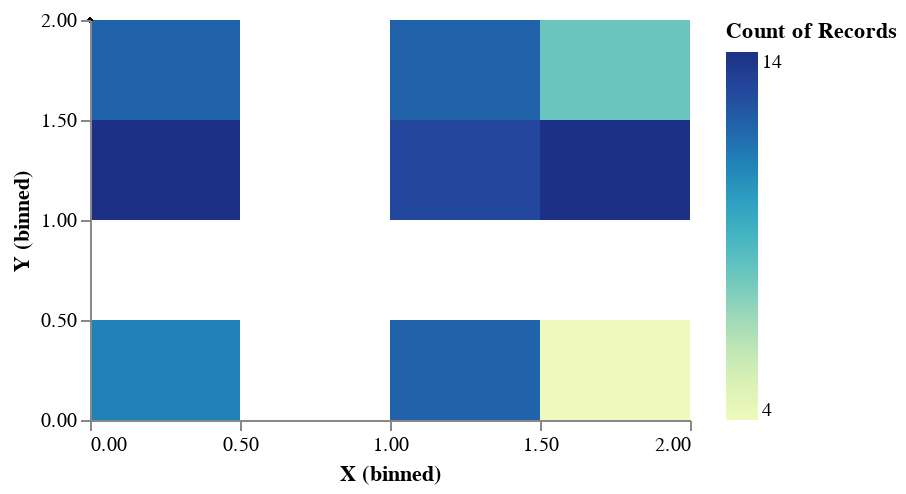

The notebook cell saved with this chart:
### Code cell
import pandas as pd
import numpy as np

df = pd.DataFrame(np.random.randint(0,3,size=(100, 2)), columns=['test1', 'test2'])
schema = plots.heatmap_scatter(data = df, x_bin=4, y_bin=4, x_name = "test1", y_name = "test2")
plots.save_schema(schema, "_schema.json")
plots.ipy_display(schema, format="interactive")

### Figure 1 — Vega specification as saved in the notebook (floating-point values rounded to 4 significant figures)
{"$schema": "https://vega.github.io/schema/vega/v5.json", "axes": [{"grid": false, "labelFlush": true, "labelOverlap": true, "orient": "bottom", "scale": "x", "tickCount": {"signal": "ceil(width/3)"}, "title": "X (binned)", "zindex": 1}, {"grid": false, "labelOverlap": true, "orient": "left", "scale": "y", "tickCount": {"signal": "ceil(height/3)"}, "title": "Y (binned)", "zindex": 1}], "background": "white", "config": {"style": {"cell": {"stroke": "transparent"}}}, "data": [{"name": "points", "values": "[{\"test1\":1,\"test2\":2},{\"test1\":2,\"test2\":2},{\"test1\":0,\"test2\":0},{\"test1\":0,\"test2\":1},{\"test1\":2,\"test2\":2},{\"test1\":2,\"test2\":2},{\"test1\":0,\"test2\":1},{\"test1\":2,\"test2\":2},{\"test1\":1,\"test2\":0},{\"test1\":1,\"test2\":0},{\"test1\":0,\"test2\":0},{\"test1\":2,\"test2\":2},{\"test1\":0,\"test2\":2},{\"test1\":1,\"test2\":1},{\"test1\":1,\"test2\":0},{\"test1\":2,\"test2\":1},{\"test1\":2,\"test2\":2},{\"test1\":0,\"test2\":1},{\"test1\":1,\"test2\":2},{\"test1\":0,\"test2\":0},{\"test1\":1,\"test2\":1},{\"test1\":2,\"test2\":1},{\"test1\":1,\"test2\":2},{\"test1\":0,\"test2\":1},{\"test1\":0,\"test2\":1},{\"test1\":0,\"test2\":1},{\"test1\":0,\"test2\":0},{\"test1\":1,\"test2\":1},{\"test1\":1,\"test2\":2},{\"test1\":1,\"test2\":2},{\"test1\":0,\"test2\":0},{\"test1\":1,\"test2\":1},{\"test1\":2,\"test2\":2},{\"test1\":2,\"test2\":1},{\"test1\":0,\"test2\":2},{\"test1\":1,\"test2\":1},{\"test1\":1,\"test2\":0},{\"test1\":1,\"test2\":1},{\"test1\":2,\"test2\":1},{\"test1\":0,\"test2\":2},{\"test1\":1,\"test2\":2},{\"test1\":0,\"test2\":2},{\"test1\":1,\"test2\":0},{\"test1\":1,\"test2\":1},{\"test1\":0,\"test2\":2},{\"test1\":0,\"test2\":0},{\"test1\":1,\"test2\":1},{\"test1\":1,\"test2\":2},{\"test1\":0,\"test2\":0},{\"test1\":2,\"test2\":1},{\"test1\":1,\"test2\":1},{\"test1\":2,\"test2\":1},{\"test1\":0,\"test2\":2},{\"test1\":2,\"test2\":1},{\"test1\":1,\"test2\":0},{\"test1\":1,\"test2\":0},{\"test1\":1,\"test2\":0},{\"test1\":2,\"test2\":1},{\"test1\":0,\"test2\":1},{\"test1\":0,\"test2\":1},{\"test1\":1,\"test2\":2},{\"test1\":0,\"test2\":1},{\"test1\":1,\"test2\":2},{\"test1\":2,\"test2\":0},{\"test1\":0,\"test2\":2},{\"test1\":2,\"test2\":1},{\"test1\":2,\"test2\":1},{\"test1\":1,\"test2\":2},{\"test1\":2,\"test2\":1},{\"test1\":0,\"test2\":1},{\"test1\":0,\"test2\":2},{\"test1\":1,\"test2\":2},{\"test1\":2,\"test2\":0},{\"test1\":0,\"test2\":2},{\"test1\":0,\"test2\":1},{\"test1\":0,\"test2\":2},{\"test1\":0,\"test2\":0},{\"test1\":0,\"test2\":0},{\"test1\":2,\"test2\":2},{\"test1\":0,\"test2\":2},{\"test1\":0,\"test2\":0},{\"test1\":0,\"test2\":0},{\"test1\":2,\"test2\":0},{\"test1\":1,\"test2\":1},{\"test1\":1,\"test2\":1},{\"test1\":0,\"test2\":1},{\"test1\":2,\"test2\":1},{\"test1\":0,\"test2\":1},{\"test1\":1,\"test2\":0},{\"test1\":1,\"test2\":0},{\"test1\":0,\"test2\":1},{\"test1\":2,\"test2\":1},{\"test1\":0,\"test2\":2},{\"test1\":1,\"test2\":1},{\"test1\":1,\"test2\":0},{\"test1\":1,\"test2\":2},{\"test1\":2,\"test2\":1},{\"test1\":1,\"test2\":1},{\"test1\":2,\"test2\":0},{\"test1\":1,\"test2\":0}]"}, {"format": {"type": "json"}, "name": "source_0", "transform": [{"field": {"signal": "x_name"}, "signal": "x_extent", "type": "extent"}, {"as": ["x_start", "x_end"], "extent": {"signal": "x_extent"}, "field": {"signal": "x_name"}, "maxbins": {"signal": "bandwidthX"}, "signal": "x_bins", "type": "bin"}, {"field": {"signal": "y_name"}, "signal": "y_extent", "type": "extent"}, {"as": ["y_start", "y_end"], "extent": {"signal": "y_extent"}, "field": {"signal": "y_name"}, "maxbins": {"signal": "bandwidthY"}, "signal": "y_bins", "type": "bin"}, {"as": ["__count"], "groupby": ["x_start", "x_end", "y_start", "y_end"], "ops": ["count"], "type": "aggregate"}], "values": "[{\"test1\":1,\"test2\":2},{\"test1\":2,\"test2\":2},{\"test1\":0,\"test2\":0},{\"test1\":0,\"test2\":1},{\"test1\":2,\"test2\":2},{\"test1\":2,\"test2\":2},{\"test1\":0,\"test2\":1},{\"test1\":2,\"test2\":2},{\"test1\":1,\"test2\":0},{\"test1\":1,\"test2\":0},{\"test1\":0,\"test2\":0},{\"test1\":2,\"test2\":2},{\"test1\":0,\"test2\":2},{\"test1\":1,\"test2\":1},{\"test1\":1,\"test2\":0},{\"test1\":2,\"test2\":1},{\"test1\":2,\"test2\":2},{\"test1\":0,\"test2\":1},{\"test1\":1,\"test2\":2},{\"test1\":0,\"test2\":0},{\"test1\":1,\"test2\":1},{\"test1\":2,\"test2\":1},{\"test1\":1,\"test2\":2},{\"test1\":0,\"test2\":1},{\"test1\":0,\"test2\":1},{\"test1\":0,\"test2\":1},{\"test1\":0,\"test2\":0},{\"test1\":1,\"test2\":1},{\"test1\":1,\"test2\":2},{\"test1\":1,\"test2\":2},{\"test1\":0,\"test2\":0},{\"test1\":1,\"test2\":1},{\"test1\":2,\"test2\":2},{\"test1\":2,\"test2\":1},{\"test1\":0,\"test2\":2},{\"test1\":1,\"test2\":1},{\"test1\":1,\"test2\":0},{\"test1\":1,\"test2\":1},{\"test1\":2,\"test2\":1},{\"test1\":0,\"test2\":2},{\"test1\":1,\"test2\":2},{\"test1\":0,\"test2\":2},{\"test1\":1,\"test2\":0},{\"test1\":1,\"test2\":1},{\"test1\":0,\"test2\":2},{\"test1\":0,\"test2\":0},{\"test1\":1,\"test2\":1},{\"test1\":1,\"test2\":2},{\"test1\":0,\"test2\":0},{\"test1\":2,\"test2\":1},{\"test1\":1,\"test2\":1},{\"test1\":2,\"test2\":1},{\"test1\":0,\"test2\":2},{\"test1\":2,\"test2\":1},{\"test1\":1,\"test2\":0},{\"test1\":1,\"test2\":0},{\"test1\":1,\"test2\":0},{\"test1\":2,\"test2\":1},{\"test1\":0,\"test2\":1},{\"test1\":0,\"test2\":1},{\"test1\":1,\"test2\":2},{\"test1\":0,\"test2\":1},{\"test1\":1,\"test2\":2},{\"test1\":2,\"test2\":0},{\"test1\":0,\"test2\":2},{\"test1\":2,\"test2\":1},{\"test1\":2,\"test2\":1},{\"test1\":1,\"test2\":2},{\"test1\":2,\"test2\":1},{\"test1\":0,\"test2\":1},{\"test1\":0,\"test2\":2},{\"test1\":1,\"test2\":2},{\"test1\":2,\"test2\":0},{\"test1\":0,\"test2\":2},{\"test1\":0,\"test2\":1},{\"test1\":0,\"test2\":2},{\"test1\":0,\"test2\":0},{\"test1\":0,\"test2\":0},{\"test1\":2,\"test2\":2},{\"test1\":0,\"test2\":2},{\"test1\":0,\"test2\":0},{\"test1\":0,\"test2\":0},{\"test1\":2,\"test2\":0},{\"test1\":1,\"test2\":1},{\"test1\":1,\"test2\":1},{\"test1\":0,\"test2\":1},{\"test1\":2,\"test2\":1},{\"test1\":0,\"test2\":1},{\"test1\":1,\"test2\":0},{\"test1\":1,\"test2\":0},{\"test1\":0,\"test2\":1},{\"test1\":2,\"test2\":1},{\"test1\":0,\"test2\":2},{\"test1\":1,\"test2\":1},{\"test1\":1,\"test2\":0},{\"test1\":1,\"test2\":2},{\"test1\":2,\"test2\":1},{\"test1\":1,\"test2\":1},{\"test1\":2,\"test2\":0},{\"test1\":1,\"test2\":0}]"}], "height": 200, "legends": [{"fill": "color", "gradientLength": {"signal": "height - 16"}, "title": "Count of Records"}], "marks": [{"encode": {"update": {"fill": {"field": "__count", "scale": "color"}, "x": {"field": "x_end", "scale": "x"}, "x2": {"field": "x_start", "scale": "x"}, "y": {"field": "y_end", "scale": "y"}, "y2": {"field": "y_start", "scale": "y"}}}, "from": {"data": "source_0"}, "name": "marks", "style": ["rect"], "type": "rect"}, {"encode": {"enter": {"fill": {"value": "black"}, "fillOpacity": {"value": 0.2}}, "update": {"size": {"value": 5}, "x": {"field": "IMDB Rating", "scale": "x"}, "y": {"field": "Rotten Tomatoes Rating", "scale": "y"}}}, "from": {"data": "points"}, "type": "symbol"}], "padding": 5, "scales": [{"bins": {"signal": "x_bins"}, "domain": {"signal": "[x_bins.start, x_bins.stop]"}, "name": "x", "range": [0, {"signal": "width"}], "type": "linear", "zero": false}, {"bins": {"signal": "y_bins"}, "domain": {"signal": "[y_bins.start, y_bins.stop]"}, "name": "y", "range": [{"signal": "height"}, 0], "type": "linear", "zero": false}, {"domain": {"data": "source_0", "field": "__count"}, "interpolate": "hcl", "name": "color", "range": "heatmap", "type": "linear", "zero": false}], "signals": [{"bind": {"input": "range", "max": 100, "min": 10, "step": 1}, "name": "bandwidthX", "value": 4}, {"bind": {"input": "range", "max": 100, "min": 10, "step": 1}, "name": "bandwidthY", "value": 4}, {"bind": {"input": "text"}, "name": "x_name", "value": "test1"}, {"bind": {"input": "text"}, "name": "y_name", "value": "test2"}], "style": "cell", "width": 300}
